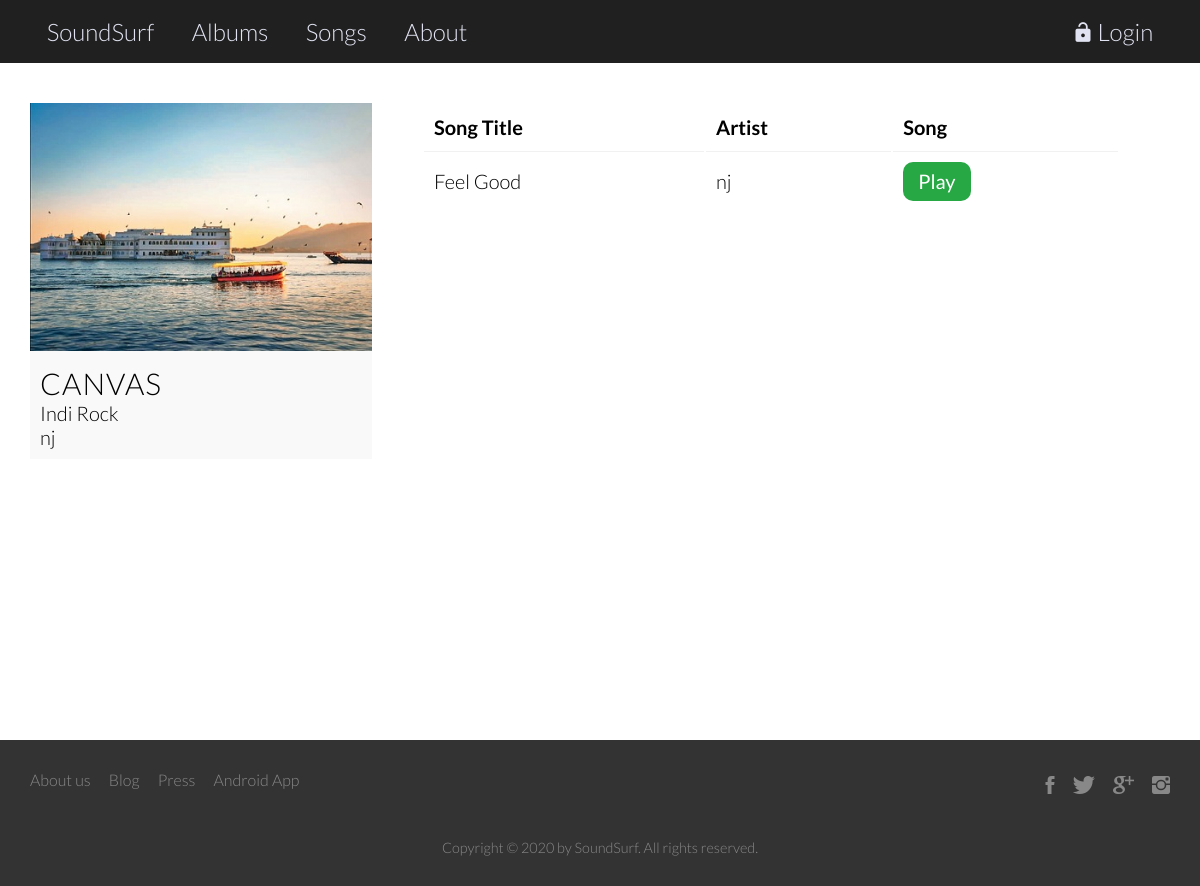
The page /soundsurf/6/ on the database its author committed.
### appmusic/models.py (models this page shows, shortened)
class Album(models.Model):
    author = models.ForeignKey(User, on_delete = models.CASCADE)
    album_name = models.CharField(max_length = 100, unique=True)
    album_artist = models.CharField(max_length = 100)
    genre = models.CharField(max_length = 100)
    cover_pic = models.ImageField(upload_to='album_covers')

class Songs(models.Model):
    album = models.ForeignKey(Album, on_delete=models.CASCADE, related_name='songs')
    song_title = models.CharField(max_length = 100, unique=True)
    song = models.FileField(upload_to='songs')
    class Meta:
        verbose_name_plural = "Songs"

### appmusic/views.py (the view)
# urls.py: path('soundsurf/<int:album_id>/', views.detail, name='album_detail'),
def detail(request, album_id):
    album = get_object_or_404(Album, pk=album_id)
    return render(request, 'appmusic/detail.html', {'album': album})

### appmusic/templates/appmusic/detail.html (shortened to what this page needs)
{% extends 'appmusic/base.html' %}
{% block body_block %}
  <section class="container clearfix">
    <div class="card-big">
        <img src="{{ album.cover_pic.url }}"style="width:100%; height:100%;" alt="Album Cover">
        <div class="card-text">
          <h3>{{ album.album_name }}</h3>
          <p>{{ album.genre }}</p>
          <p>{{ album.album_artist }}</p>
      </div>
    </div>
    <div class="songs-content">
        <table class="detail-table">
          <thead>
            <tr>
              <th>Song Title</th>
              <th>Artist</th>
              <th>Song</th>
            </tr>
          </thead>
          <tbody>
            {% for song_obj in album.songs.all %}
              <tr>
                <td>{{ song_obj.song_title }}</td>
                <td>{{ song_obj.album.album_artist }}</td>
                <td><a href="{{ song_obj.song.url }}" class="btn btn-success">Play</a></td>
              </tr>
            {% endfor %}
          </tbody>
        </table>
      </div>
  </section>
{% endblock %}

### appmusic/static/css/style.css (style rules this page uses)
* { margin: 0; padding: 0; box-sizing: border-box; }
html, body { font-family: 'Lato', 'Arial', sans-serif; font-size: 20px; font-weight: 300; text-rendering: optimizeLegibility; height: 100%; }
.clearfix { zoom:1 }
.clearfix:after { content: '.'; clear: both; display: block; height: 0; visibility: hidden; }
.container { max-width: 1140px; margin: 0 auto; }
h2, h3 { font-weight: 300; text-transform: uppercase; letter-spacing: 1px; }
h3 { font-size: 150%; word-spacing: 2px; }
section { padding: 40px 0; }
a { text-decoration: none; color: #000; }
.btn { display: inline-block; text-decoration: none; padding: 0.375rem 0.75rem; border-radius: .3em; transition: background-color .3s; font-weight: 400; }
.btn-success { color: #fff; background-color: #28a745; border-color: #28a745; border-radius: .5em; }
.card-text { margin: 0 10px; line-height: 1.2; }
.card-big { background: #f9f9f9; float: left; width: 30%; }
.card-big .card-text { padding: 10px 0; }
table { width: 100%; margin: 0 auto; }
td, th { text-align: left; padding: 10px; }
td { border-top: 1px solid #f1f1f1; }
.songs-content { float: right; width: 70%; padding: 0 50px; }
.detail-table { width: 100%; margin: 0; }

### rows shown on the page
Album: cover_pic (picture), album_name "CANVAS", genre "Indi Rock", album_artist "nj"
Songs: song_title "Feel Good", album.album_artist "nj"
